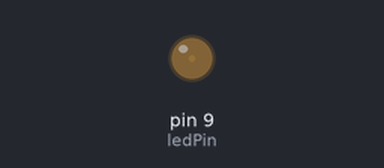
This sketch was run on a simulated Arduino Uno, built with avr-gcc and run on an emulated ATmega328P. Shown: output pins drawn as LEDs (lit = HIGH).

Above: at 0.05 s.
At 0.65 s:
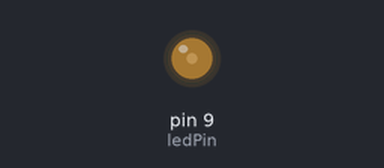
At 1.3 s:
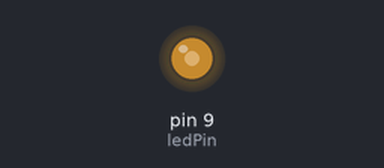
At 2.55 s:
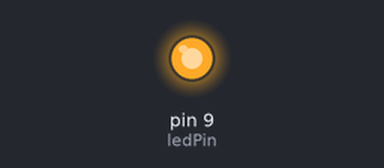
Timing chart, 0 to 5.9 s (numbered marks = the images above):
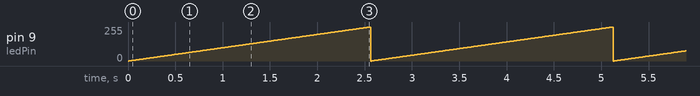

The sketch:

08.AnalogWrite_for.ino
```cpp
int ledPin = 9;

void setup() {
  pinMode(ledPin, OUTPUT);
}

void loop() {
  for(int i = 0; i <= 255; i++){
    analogWrite(ledPin, i);
    delay(10);
  }
}
```

Measured:
- by itself, pin 9 (ledPin): ramps from 0/255 to 255/255 and jumps back, once every 2.6 s
